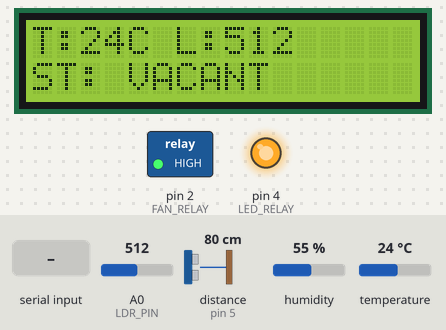
Simulated run of this sketch. Board: Arduino Uno, built with avr-gcc and run on an emulated ATmega328P. On the bench: 16×2 character LCD, switched loads named in the sketch (green lamp = pin HIGH), output pins drawn as LEDs (lit = HIGH). Wiring (inferred from the names in the program): ultrasonic range finder: trigger pin 6; echo pin 5. The inputs (shaded band) are chosen by the test bench; at power-on: distance to the obstacle (sensor on pin 5) 80 cm, temperature 24 °C, A0 (LDR_PIN) = 512, humidity 55 %. The echo pulse lasts 58.3 µs per cm; pins used as bus, display or sensor lines are not drawn; what the sketch prints to the serial monitor is not drawn.

Above: at 2.2 s.
2.3 s: distance to the obstacle (sensor on pin 5) set to 65 cm
3.9 s: distance to the obstacle (sensor on pin 5) set to 56 cm
At 5.6 s:
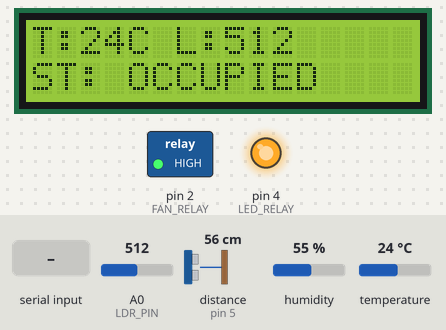
5.9 s: "F_ON\n" received over Serial
At 6.5 s:
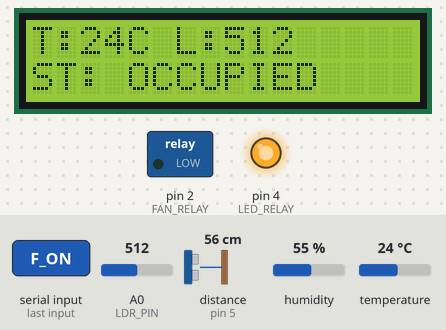
7.4 s: "L_ON\n" received over Serial
At 8.2 s:
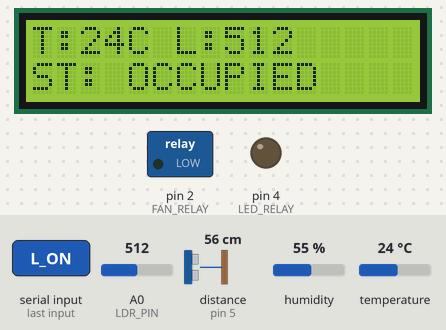
8.9 s: temperature set to 1 °C
At 10.0 s:
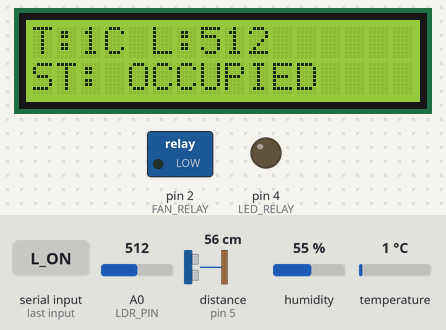
11.1 s: A0 (LDR_PIN) set to 108
At 12.0 s:
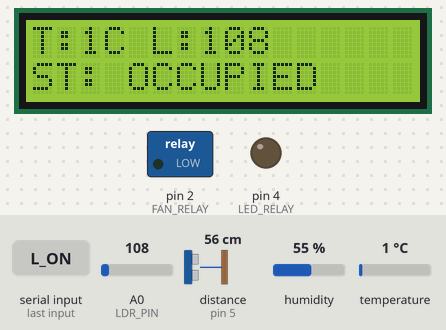
12.8 s: A0 (LDR_PIN) set to 95
At 14.3 s:
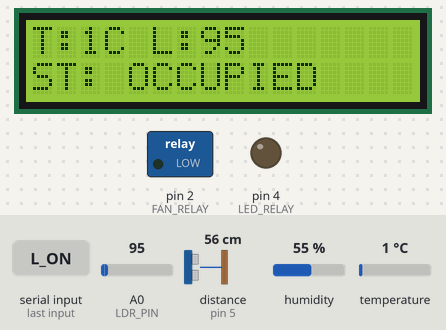
Timing chart, 0 to 15.5 s (numbered marks = the images above; inputs shaded):
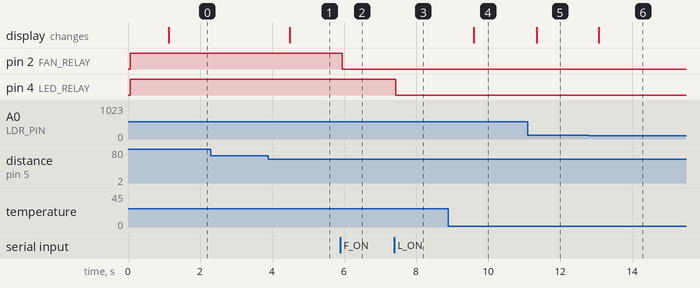

The sketch:

ALTAR_FINALPROJECT_Context-Aware_Study_Station_.ino
```cpp
#include <DHT.h>
#include <LiquidCrystal_I2C.h>

#define DHTPIN 3
#define DHTTYPE DHT11
#define LDR_PIN A0
#define TRIG_PIN 6
#define ECHO_PIN 5
#define FAN_RELAY 2
#define LED_RELAY 4

DHT dht(DHTPIN, DHTTYPE);
LiquidCrystal_I2C lcd(0x27, 16, 2);

int vacantCounter = 0;
String currentStatus = "VACANT";
const int VACANT_THRESHOLD = 5;
unsigned long lastLCDUpdate = 0; // Para hindi mabaliw ang LCD

void setup() {
  Serial.begin(9600);
  dht.begin();
  lcd.init();
  lcd.backlight();
  pinMode(TRIG_PIN, OUTPUT);
  pinMode(ECHO_PIN, INPUT);
  pinMode(FAN_RELAY, OUTPUT);
  pinMode(LED_RELAY, OUTPUT);
  digitalWrite(FAN_RELAY, HIGH);
  digitalWrite(LED_RELAY, HIGH);

  lcd.setCursor(0,0);
  lcd.print("System Ready...");
  delay(1000);
}

void loop() {
  // 1. SENSING
  digitalWrite(TRIG_PIN, LOW); delayMicroseconds(2);
  digitalWrite(TRIG_PIN, HIGH); delayMicroseconds(10);
  digitalWrite(TRIG_PIN, LOW);
  long duration = pulseIn(ECHO_PIN, HIGH, 25000);
  int distance = duration * 0.034 / 2;

  // 2. OCCUPANCY LOGIC (60cm Range)
  if (distance > 2 && distance < 60) {
    currentStatus = "OCCUPIED";
    vacantCounter = 0;
  } else {
    vacantCounter++;
    if (vacantCounter >= VACANT_THRESHOLD) {
      currentStatus = "VACANT";
    }
  }

  float t = dht.readTemperature();
  int ldrVal = analogRead(LDR_PIN);

  // 3. SEND DATA TO PYTHON
  Serial.print(t); Serial.print(",");
  Serial.print(ldrVal); Serial.print(",");
  Serial.println(currentStatus);

  // 4. LCD UPDATE (Every 500ms only to prevent blanking)
  if (millis() - lastLCDUpdate >= 500) {
    lcd.setCursor(0,0);
    lcd.print("T:"); lcd.print(t,0); lcd.print("C L:"); lcd.print(ldrVal);
    lcd.print("    ");
    lcd.setCursor(0,1);
    lcd.print("ST: "); lcd.print(currentStatus);
    lcd.print("      ");
    lastLCDUpdate = millis();
  }

  // 5. IMMEDIATE COMMAND RECEIVE
  if (Serial.available() > 0) {
    String cmd = Serial.readStringUntil('\n');
    cmd.trim();
    if (cmd.indexOf("F_ON") >= 0) digitalWrite(FAN_RELAY, LOW);
    else if (cmd.indexOf("F_OFF") >= 0) digitalWrite(FAN_RELAY, HIGH);
    if (cmd.indexOf("L_ON") >= 0) digitalWrite(LED_RELAY, LOW);
    else if (cmd.indexOf("L_OFF") >= 0) digitalWrite(LED_RELAY, HIGH);
  }

  delay(50); // Minimal delay for overall stability
}
```

Measured:
- the behaviour switches between 61 and 60 cm on distance to the obstacle (sensor on pin 5) (found by bisection; images 0 and 1)
- after the input at 2.3 s, every drawn part: stays the same
- after the input at 3.9 s, the display: changes after 0.60 s (image 1)
- after the input at 5.9 s, pin 2 (FAN_RELAY): HIGH → LOW after 0.05 s
- after the input at 7.4 s, pin 4 (LED_RELAY): HIGH → LOW at once
- after the input at 8.9 s, the display: changes after 0.70 s (image 4)
- after the input at 11.1 s, the display: changes after 0.26 s (image 5)
- after the input at 12.8 s, the display: changes after 0.28 s (image 6)
